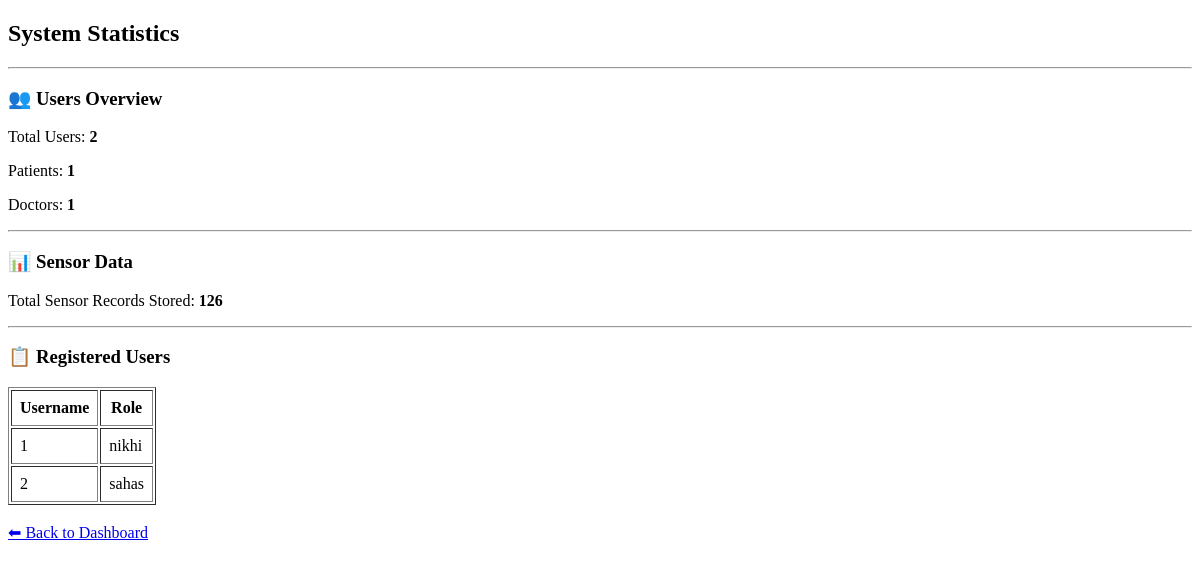
/stats, run on an earlier commit of the app's database.
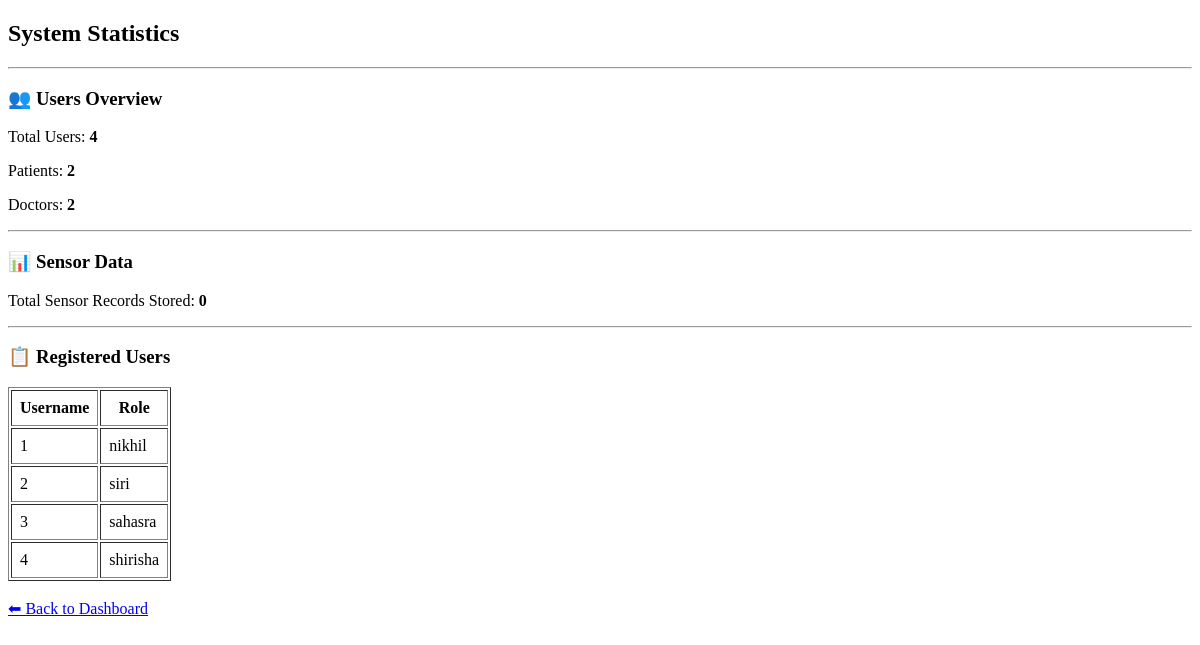
And on a later commit of the database.
### tables this page shows
CREATE TABLE users (
        id INTEGER PRIMARY KEY AUTOINCREMENT,
        username TEXT,
        password TEXT,
        role TEXT
    );

### app.py (the view)
@app.route("/stats")
def stats():
    conn = sqlite3.connect("database.db")
    c = conn.cursor()
    c.execute("SELECT COUNT(*) FROM users")
    total_users = c.fetchone()[0]
    c.execute("SELECT COUNT(*) FROM users WHERE role='patient'")
    patients = c.fetchone()[0]
    c.execute("SELECT COUNT(*) FROM users WHERE role='doctor'")
    doctors = c.fetchone()[0]
    c.execute("SELECT COUNT(*) FROM sensor_data")
    total_data = c.fetchone()[0]
    c.execute("SELECT id, username, role FROM users")
    users = c.fetchall()
    conn.close()
    return render_template("stats.html",
                           total_users=total_users,
                           patients=patients,
                           doctors=doctors,
                           total_data=total_data,
                           users=users)

### templates/stats.html (shortened to what this page needs)
<!DOCTYPE html>
<html>
<head>
</head>
<body>
<h2>System Statistics</h2>
<hr>
<h3>👥 Users Overview</h3>
<p>Total Users: <b>{{ total_users }}</b></p>
<p>Patients: <b>{{ patients }}</b></p>
<p>Doctors: <b>{{ doctors }}</b></p>
<hr>
<h3>📊 Sensor Data</h3>
<p>Total Sensor Records Stored: <b>{{ total_data }}</b></p>
<hr>
<h3>📋 Registered Users</h3>
<table border="1" cellpadding="8">
    <tr>
        <th>Username</th>
        <th>Role</th>
    </tr>
    {% for user in users %}
    <tr>
        <td>{{ user[0] }}</td>
        <td>{{ user[1] }}</td>
    </tr>
    {% endfor %}
</table>
<br>
<a href="/dashboard">⬅ Back to Dashboard</a>
</body>
</html>

What changed in the data, as far as the page shows it:
changed users id 1: username "nikhi" → "nikhil"
changed users id 2: username "sahas" → "siri"
added users: id "3", username "sahasra"
added users: id "4", username "shirisha"
Also different on the page:
{{ total_users }}: "2" → "4"
{{ patients }}: "1" → "2"
{{ doctors }}: "1" → "2"
{{ total_data }}: "126" → "0"
